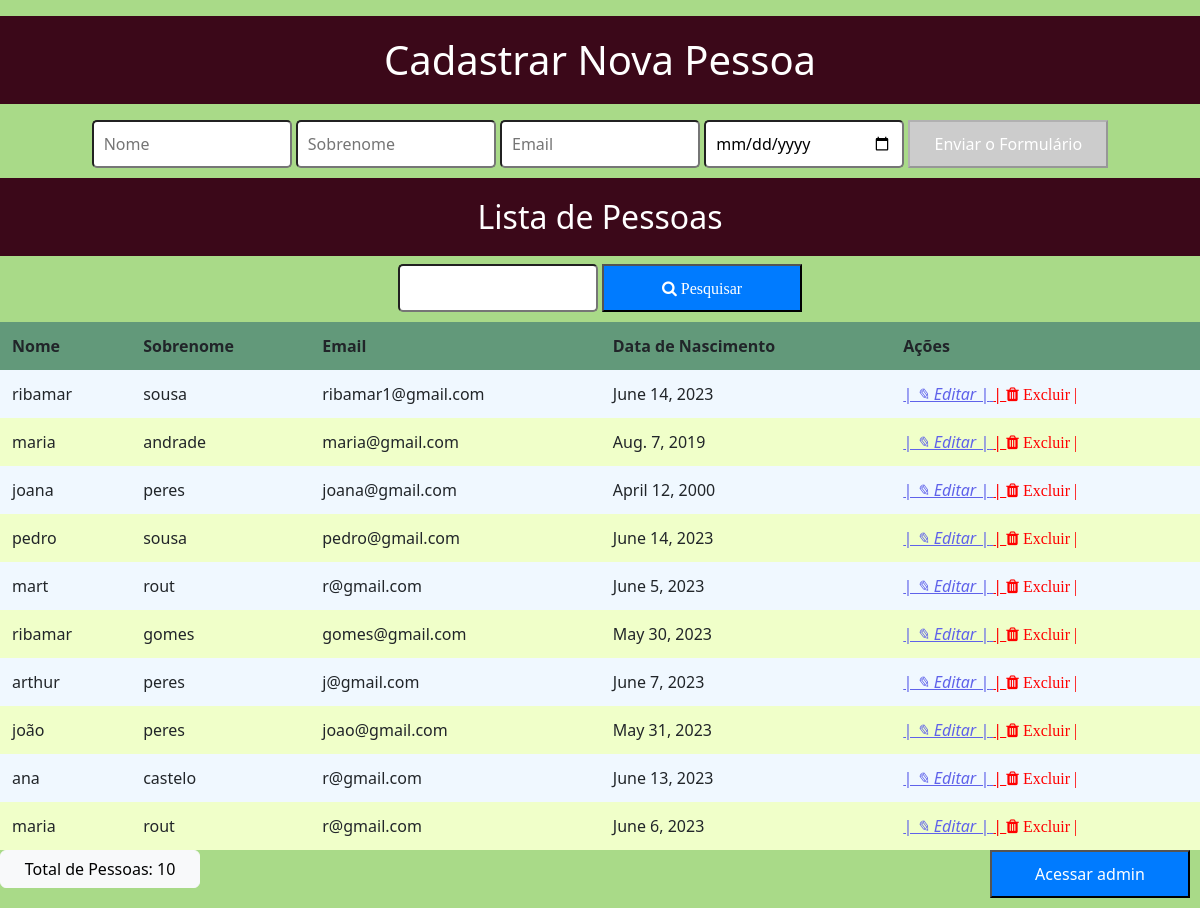
The app's page /, older data.
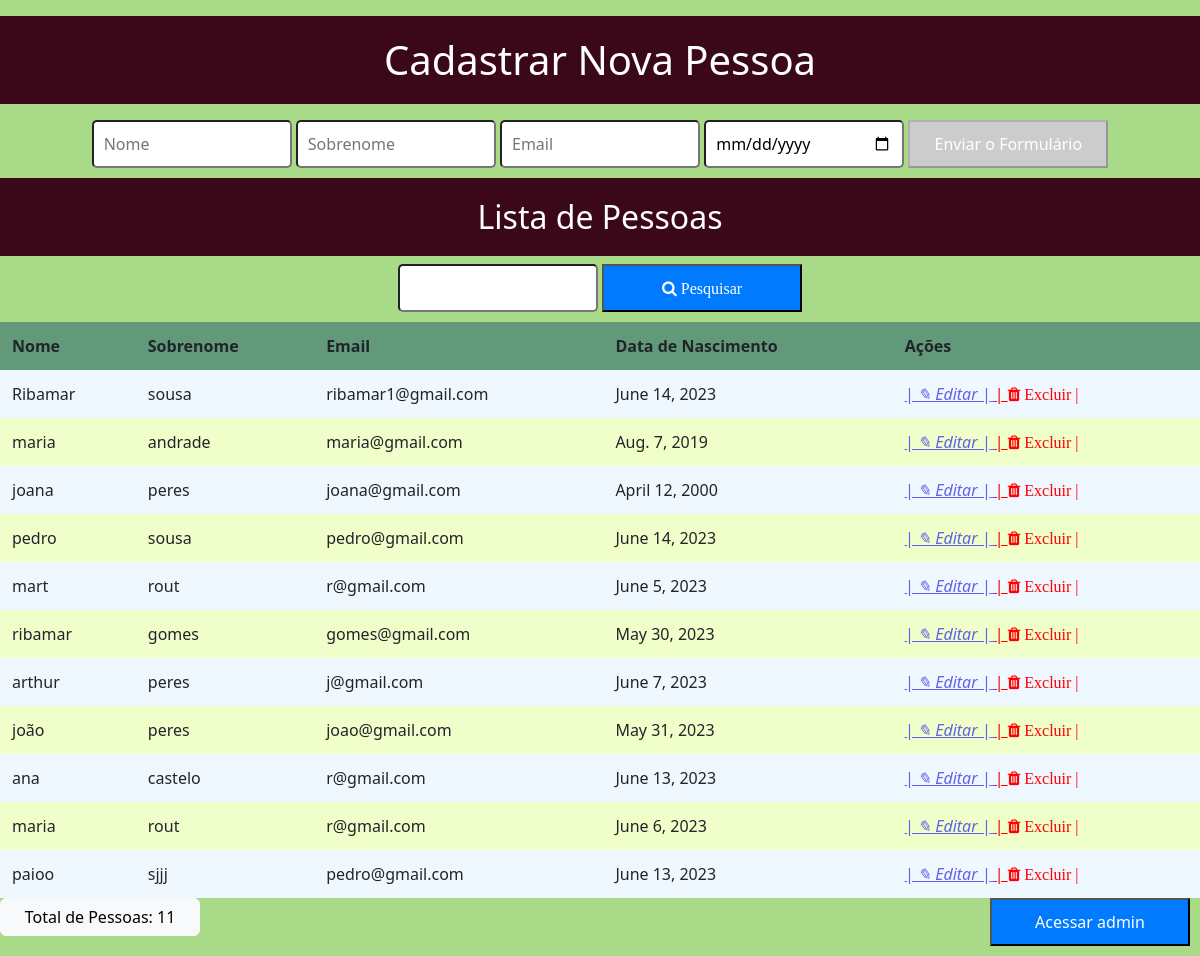
The same page, newer data.
### core/models.py (models this page shows, shortened)
class Pessoa(models.Model):
    nome = models.CharField(max_length=100)
    sobrenome = models.CharField(max_length=30)
    email = models.EmailField(max_length=100)
    data_nascimento = models.DateField()

### core/views.py (the view)
# urls.py: 2. Add a URL to urlpatterns:  path('', views.home, name='home')
def home(request):
    pessoas = Pessoa.objects.all()
    return render(request, "index.html", {"pessoas": pessoas})

### core/templates/index.html (shortened to what this page needs)
{% load static %}
<!DOCTYPE html>
<html lang="en">
<head>
<head>
    <link rel="stylesheet" type="text/css" href="{% static 'css/style.css' %}"/>
</head>
    <link rel="stylesheet" href="https://cdnjs.cloudflare.com/ajax/libs/font-awesome/4.7.0/css/font-awesome.min.css">
    <link href="https://cdn.jsdelivr.net/npm/bootstrap@5.2.0-beta1/dist/css/bootstrap.min.css" rel="stylesheet">
</head>
<body>
    <p>
    <h1>Cadastrar Nova Pessoa</h1></p>
    <form action="{% url 'salvar' %}" method="POST">
        <input type="text" id="nome" name="nome" placeholder="Nome" oninput="checkFields()"  class="button">
        <input type="text" id="sobrenome" name="sobrenome" placeholder="Sobrenome" oninput="checkFields()"  class="button">
        <input type="email" id="email" name="email" placeholder="Email" oninput="checkFields()" class="button">
        <input type="date" id="data_nascimento" name="data_nascimento" placeholder="Data de Nascimento" oninput="checkFields()"  class="button">
        <button id="salvar-button" type="submit" disabled  class="button">Enviar o Formulário</button>
    </form>
    <h2>Lista de Pessoas</h2>
    <form action="{% url 'pesquisar' %}" method="GET">
        <input type="text" name="search_query">
        <button type="submit"><i class="fa fa-search">  Pesquisar</i></button>
    </form>
    <table>
        <thead>
            <tr class="tr">
                <th>Nome</th>
                <th>Sobrenome</th>
                <th>Email</th>
                <th>Data de Nascimento</th>
                <th>Ações</th>
            </tr>
        </thead>
        <tbody>
            {% for pessoa in pessoas %}
            <tr>
                <td>{{ pessoa.nome }}</td>
                <td>{{ pessoa.sobrenome }}</td>
                <td>{{ pessoa.email }}</td>
                <td>{{ pessoa.data_nascimento }}</td>
                <td>
                    <a href="{% url 'editar' pessoa.id %}" class="edit"> <i> |   ✎   Editar   |</i> </a>
                    <a href="{% url 'delete' pessoa.id %}"  onclick="return confirmDelete();" class="delet">|   <i class="fa fa-trash"  class="delete"> Excluir   |</i></a>
                </td>
            </tr>
            {% endfor %}
        </tbody>
    </table>
    <button type="button" class="btn btn-light">Total de Pessoas: {{ pessoas|length }}</button>
    <a href="{% url 'admin' %}"><button type="button" class="ii">Acessar admin</button></a>
</body>
</html>

Row changes from the older to the newer data that the page shows:
changed Pessoa "ribamar1@gmail.com": nome "ribamar" → "Ribamar"
added Pessoa: nome "paioo", sobrenome "sjjj", email "pedro@gmail.com", data_nascimento "June 13, 2023"
Text that changed along with them:
{{ pessoas|length }}: "10" → "11"
